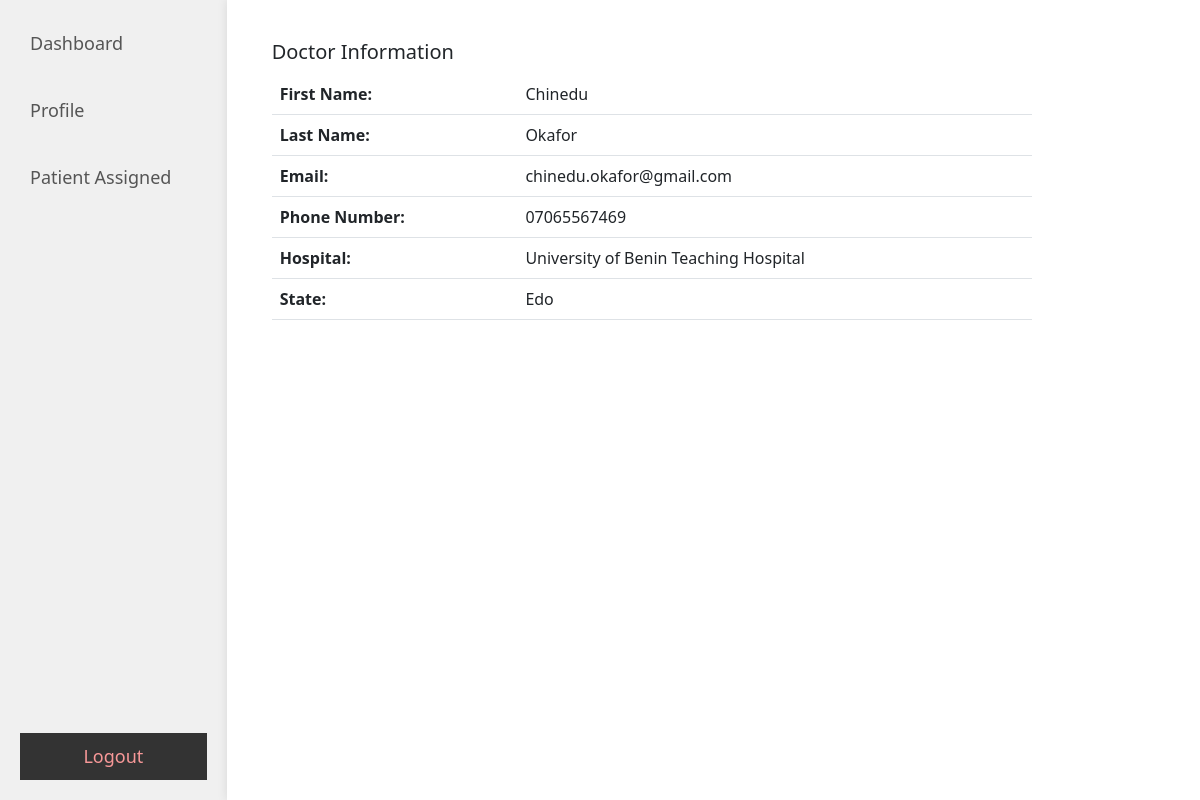
The page /doctor_profile (signed in) on the database its author committed.
### tables this page shows
CREATE TABLE doctor (
        id INTEGER PRIMARY KEY AUTOINCREMENT,
        firstname TEXT,
        lastname TEXT,
        email TEXT,
        password TEXT,
        phone TEXT,
        hospital TEXT,
        state TEXT
    , username varchar(500), doctor_id INT);

### app.py (the view)
@app.route('/doctor_profile')
def doctor_profile():
    username = session.get('username')
    doctor_data = get_doctor_data(username)
    return render_template('doctor_profile.html', doctor_data=doctor_data)

### app.py (called while the page is built)
def get_db_connection():
    conn = sqlite3.connect('database.db')
    conn.row_factory = sqlite3.Row
    return conn

def get_doctor_data(username):
    conn = get_db_connection()
    cur = conn.cursor()
    cur.execute('SELECT * FROM doctor WHERE username = ?',  (username,))
    doctor_data = cur.fetchone()
    conn.close()
    return doctor_data

### templates/doctor_profile.html (shortened to what this page needs)
<!DOCTYPE html>
<html>
<head>
    <link rel="stylesheet" type="text/css" href="{{ url_for('static', filename='css/user_dashboard.css') }}">
    <link rel="stylesheet" type="text/css" href="{{ url_for('static', filename='css/user_profile.css') }}">
    <link href="https://cdn.jsdelivr.net/npm/bootstrap@5.2.3/dist/css/bootstrap.min.css" rel="stylesheet">
</head>
<body>
    <div class="dashboard-container">
        <div class="dashboard-content">
            <div class="dashboard-links">
                <ul>
                    <li><a href="{{ url_for('doctor_dashboard') }}">Dashboard</a></li>
                    <li><a href="{{ url_for('doctor_profile') }}">Profile</a></li>
                    <li><a href="#">Patient Assigned</a></li>
                </ul>
                <button><a href="{{ url_for('logout') }}" class="logout">Logout</a></button>
            </div>
        </div>
        <div class="profile-container">
            <div class="profile-info">
                <h2>Doctor Information</h2>
                <table class="table">
                    <tr>
                        <td><strong>First Name:</strong></td>
                        <td>{{ doctor_data.firstname }}</td>
                    </tr>
                    <tr>
                        <td><strong>Last Name:</strong></td>
                        <td>{{ doctor_data.lastname }}</td>
                    </tr>
                    <tr>
                        <td><strong>Email:</strong></td>
                        <td>{{ doctor_data.email }}</td>
                    </tr>
                    <tr>
                        <td><strong>Phone Number:</strong></td>
                        <td>{{ doctor_data.phone }}</td>
                    </tr>
                    <tr>
                        <td><strong>Hospital:</strong></td>
                        <td>{{ doctor_data.hospital }}</td>
                    </tr>
                    <tr>
                        <td><strong>State:</strong></td>
                        <td>{{ doctor_data.state }}</td>
                    </tr>
                </table>
            </div>
        </div>
    </div>
</body>
</html>

### static/css/user_dashboard.css (style rules this page uses)
html, body { margin: 0; padding: 0; }
.dashboard-container { display: flex; width: 100%; min-height: 100vh; }
.dashboard-content { flex: 1; order: 1; background-color: #f0f0f0; padding: 20px; box-shadow: 0 0 10px rgba(0, 0, 0, 0.1); max-height: 100vh; overflow-y: auto; scrollbar-width: none; }
.dashboard-links { display: flex; flex-direction: column; height: 100%; justify-content: space-between; }
.dashboard-links ul { list-style-type: none; padding: 0; }
.dashboard-links ul li { margin-bottom: 20px; }
.dashboard-links ul a { text-decoration: none; font-size: 18px; color: #555; display: block; padding: 10px 10px; width: max-content; border-radius: 5px; transition: 0.3s all ease-in-out; }
button { background-color: #333333; text-align: center; border: none; padding: 10px; cursor: pointer; margin-bottom: 80px; }
button a { text-decoration: none; font-size: 18px; color: rgb(247, 152, 152); }

### static/css/user_profile.css (style rules this page uses)
body { font-family: Arial, sans-serif; }
.profile-container { flex: 5; order: 2; text-align: justify; padding: 20px; background-color: #fff; box-shadow: 0 0 10px rgba(0, 0, 0, 0.1); max-height: 100vh; overflow-y: auto; }
.profile-info { padding: 20px; border-radius: 5px; margin-left: 5px; max-width: 800px; }
.profile-info h2 { font-size: 20px; margin-bottom: 10px; }

### rows shown on the page
doctor: firstname "Chinedu", lastname "Okafor", email "chinedu.okafor@gmail.com", phone "07065567469", hospital "University of Benin Teaching Hospital", state "Edo"
